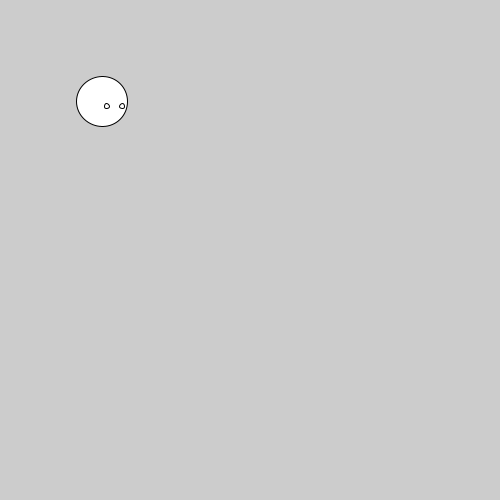
Frame 1 (no input)
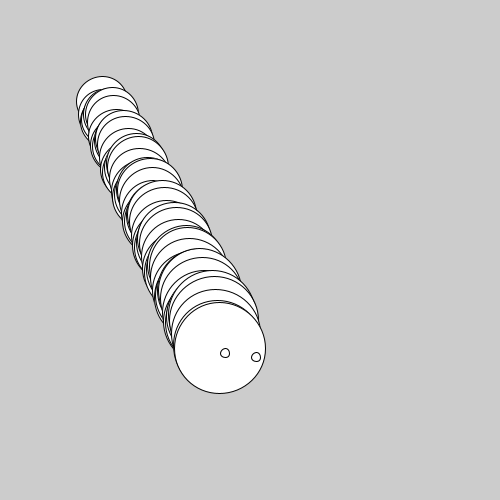
Frame 60 (the mouse pressed at the canvas centre just before this capture)
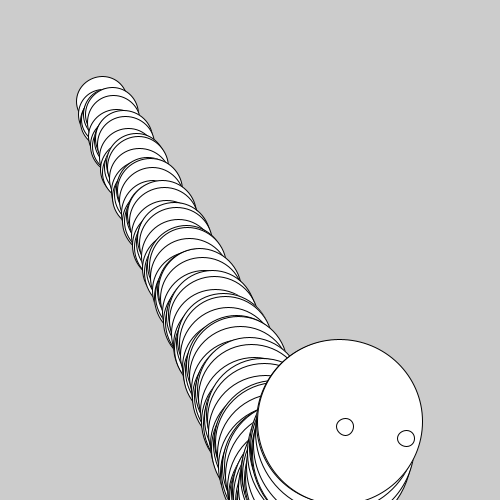
Frame 120 (the mouse held since frame 60 and released just before this capture)

The Processing sketch that drew these frames (run headless with seeded random() and noise(); from frame 60 on, the mouse is pressed at the canvas centre):

// Processing sketch: TheCreature_2_2019
// ── TheCreature_2_2019.pde
//Dette skulle være løsningen på "Creature Walk", men der er noget galt!
//
//Opgave 1: Læs programmet med en ven og find ud af hvordan koden fungerer
//Opgave 2: Boldens øjne bevæger sig og forstørres forkert. Det skal rettes
//Opgave 3: Bolden hopper ikke op og ned. Det skal fikses (hint: se ballwalk)
//Opgave 4: Skriv kode-kommentarer, der forklarer dine rettelser og upload til gitHub.
//Opgave 5: Aflever dokument med link på lectio (lectio registrerer ikke en kommentar som aflevering)

int   ballX             = 100 ,  ballY             = 100;
int   eyeLeftRelativeX  = 5   ,  eyeLeftRelativeY  = 5;
// ændret int til float på den under
float   eyeRightRelativeX = 20  ,  eyeRightRelativeY = 5;   
int   speedX            = 1   ,  speedY            = 2;
float ballSize          = 50;
float eyeSize           = 5;
float zoomFactor        = 1.01;


//setup: kører kun en gang ved progam-start
// De to tegn: { } betyder kode scope. Variabler har altid et scope de lever indenfor!
void setup() {  
  size(500, 500);
}

//draw: kører default 30  gange per sekund
void draw() {                         
  //float ballwalk =  sin(ballX*0.5)*10;  //svingning på +10 til -10 pixels 
  float ballwalk =  sin(ballX*0.5)*10;
  ballX         =  ballX  +  speedX;    //flytter min bold 
  ballY         =  ballY  +  speedY;
  ballSize      =  (ballSize*zoomFactor); //gør mit bold størrere
  eyeSize       =  (eyeSize*zoomFactor);
  eyeRightRelativeX *=zoomFactor;
  eyeRightRelativeY *=zoomFactor;
  eyeLeftRelativeX  *=zoomFactor;
  eyeLeftRelativeY  *=zoomFactor;
  
 // fik den til og bounce
  ballX += speedX;
  if (ballX > width || ballX < 0) {
    speedX *= -1;
  }
  
   ballY += speedY;
  if (ballY > width || ballY < 0) {
    speedY *= -1;
  }
  
  clear();
  // sat ballwalk ind på y pladsen.
  ellipse(ballX, ballY + ballwalk, ballSize, ballSize);
  ellipse(eyeLeftRelativeX + ballX, eyeLeftRelativeY + ballY + ballwalk, eyeSize,eyeSize);
  ellipse(eyeRightRelativeX + ballX, eyeRightRelativeY + ballY + ballwalk, eyeSize,eyeSize);
  
  if (ballX > width || ballX < 0);
}
